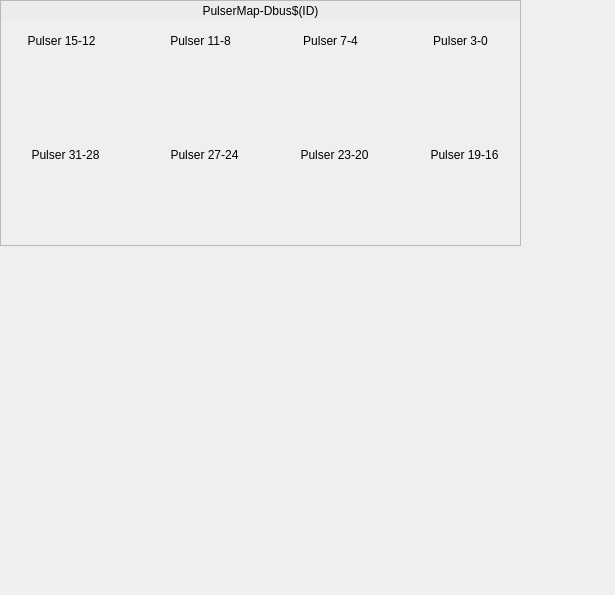
<?xml version="1.0" encoding="UTF-8"?>
<ui version="4.0">
 <class>Form</class>
 <widget class="QWidget" name="Form">
  <property name="geometry">
   <rect>
    <x>0</x>
    <y>0</y>
    <width>615</width>
    <height>595</height>
   </rect>
  </property>
  <property name="windowTitle">
   <string>Prescaler</string>
  </property>
  <widget class="QFrame" name="frame">
   <property name="geometry">
    <rect>
     <x>0</x>
     <y>0</y>
     <width>521</width>
     <height>246</height>
    </rect>
   </property>
   <property name="frameShape">
    <enum>QFrame::StyledPanel</enum>
   </property>
   <property name="frameShadow">
    <enum>QFrame::Raised</enum>
   </property>
   <widget class="QLabel" name="label_4">
    <property name="geometry">
     <rect>
      <x>415</x>
      <y>31</y>
      <width>91</width>
      <height>20</height>
     </rect>
    </property>
    <property name="text">
     <string>Pulser 3-0</string>
    </property>
    <property name="alignment">
     <set>Qt::AlignCenter</set>
    </property>
   </widget>
   <widget class="QLabel" name="label_3">
    <property name="geometry">
     <rect>
      <x>285</x>
      <y>31</y>
      <width>91</width>
      <height>20</height>
     </rect>
    </property>
    <property name="text">
     <string>Pulser 7-4</string>
    </property>
    <property name="alignment">
     <set>Qt::AlignCenter</set>
    </property>
   </widget>
   <widget class="caInclude" name="cainclude">
    <property name="geometry">
     <rect>
      <x>5</x>
      <y>51</y>
      <width>511</width>
      <height>71</height>
     </rect>
    </property>
    <property name="macro">
     <string notr="true">CHAN=$(EVR):PulserMap-Dbus$(ID)-,SP=L-SP,RB=RB</string>
    </property>
    <property name="filename" stdset="0">
     <string notr="true">G_EVR_mbbDirectControl.ui</string>
    </property>
   </widget>
   <widget class="QLabel" name="label_2">
    <property name="geometry">
     <rect>
      <x>155</x>
      <y>31</y>
      <width>91</width>
      <height>20</height>
     </rect>
    </property>
    <property name="text">
     <string>Pulser 11-8</string>
    </property>
    <property name="alignment">
     <set>Qt::AlignCenter</set>
    </property>
   </widget>
   <widget class="caLabel" name="calabel">
    <property name="geometry">
     <rect>
      <x>1</x>
      <y>1</y>
      <width>519</width>
      <height>19</height>
     </rect>
    </property>
    <property name="styleSheet">
     <string notr="true">background-color: rgb(236, 236, 236, 255);</string>
    </property>
    <property name="text">
     <string>PulserMap-Dbus$(ID)</string>
    </property>
    <property name="alignment">
     <set>Qt::AlignCenter</set>
    </property>
   </widget>
   <widget class="QLabel" name="label">
    <property name="geometry">
     <rect>
      <x>16</x>
      <y>31</y>
      <width>91</width>
      <height>20</height>
     </rect>
    </property>
    <property name="text">
     <string>Pulser 15-12</string>
    </property>
    <property name="alignment">
     <set>Qt::AlignCenter</set>
    </property>
   </widget>
   <widget class="caInclude" name="cainclude_2">
    <property name="geometry">
     <rect>
      <x>5</x>
      <y>165</y>
      <width>511</width>
      <height>71</height>
     </rect>
    </property>
    <property name="macro">
     <string notr="true">CHAN=$(EVR):PulserMap-Dbus$(ID)-H-,SP=SP,RB=RB</string>
    </property>
    <property name="filename" stdset="0">
     <string notr="true">G_EVR_mbbDirectControl.ui</string>
    </property>
   </widget>
   <widget class="QLabel" name="label_5">
    <property name="geometry">
     <rect>
      <x>159</x>
      <y>145</y>
      <width>91</width>
      <height>20</height>
     </rect>
    </property>
    <property name="text">
     <string>Pulser 27-24</string>
    </property>
    <property name="alignment">
     <set>Qt::AlignCenter</set>
    </property>
   </widget>
   <widget class="QLabel" name="label_6">
    <property name="geometry">
     <rect>
      <x>289</x>
      <y>145</y>
      <width>91</width>
      <height>20</height>
     </rect>
    </property>
    <property name="text">
     <string>Pulser 23-20</string>
    </property>
    <property name="alignment">
     <set>Qt::AlignCenter</set>
    </property>
   </widget>
   <widget class="QLabel" name="label_7">
    <property name="geometry">
     <rect>
      <x>419</x>
      <y>145</y>
      <width>91</width>
      <height>20</height>
     </rect>
    </property>
    <property name="text">
     <string>Pulser 19-16</string>
    </property>
    <property name="alignment">
     <set>Qt::AlignCenter</set>
    </property>
   </widget>
   <widget class="QLabel" name="label_8">
    <property name="geometry">
     <rect>
      <x>20</x>
      <y>145</y>
      <width>91</width>
      <height>20</height>
     </rect>
    </property>
    <property name="text">
     <string>Pulser 31-28</string>
    </property>
    <property name="alignment">
     <set>Qt::AlignCenter</set>
    </property>
   </widget>
   <widget class="QFrame" name="frame_2">
    <property name="geometry">
     <rect>
      <x>3</x>
      <y>139</y>
      <width>257</width>
      <height>91</height>
     </rect>
    </property>
    <property name="frameShape">
     <enum>QFrame::NoFrame</enum>
    </property>
   </widget>
  </widget>
 </widget>
 <customwidgets>
  <customwidget>
   <class>caLabel</class>
   <extends>QLabel</extends>
   <header>caLabel</header>
  </customwidget>
  <customwidget>
   <class>caInclude</class>
   <extends>QWidget</extends>
   <header>caInclude</header>
  </customwidget>
 </customwidgets>
 <resources/>
 <connections/>
</ui>
